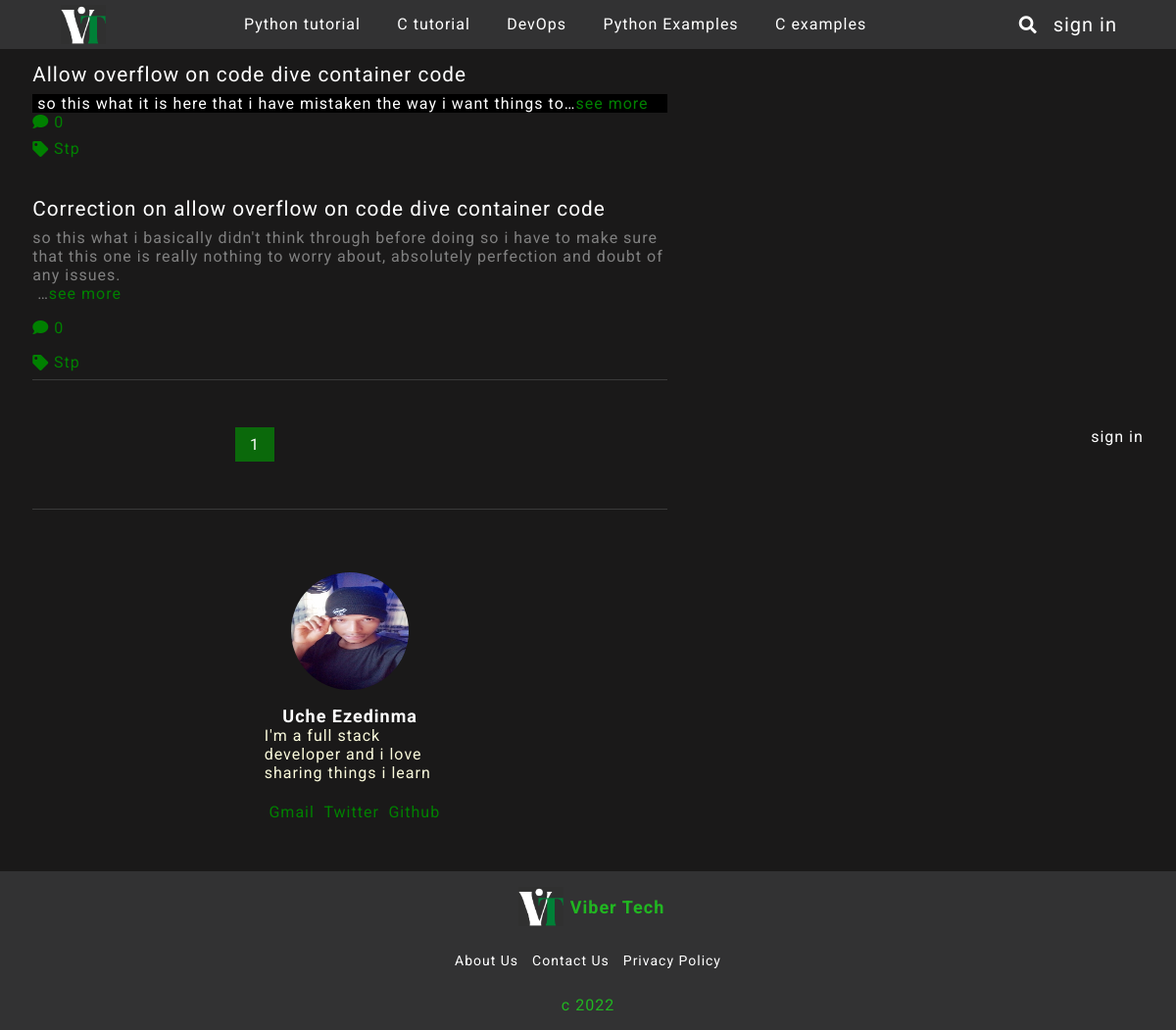
Page /category/devops on the committed database.
### blog/models.py (models this page shows, shortened)
class Section(models.Model):
    name = models.CharField(max_length=255)
    slug = AutoSlugField(populate_from= 'name',  unique=True, null=True)

class Post(models.Model):
    title = models.CharField(max_length = 500)
    body = RichTextUploadingField()
    author = models.ForeignKey(User, on_delete = models.CASCADE)
    likes = models.ManyToManyField(User, default=None,  related_name="like")
    updated = models.DateTimeField(auto_now = True)
    image = models.ImageField(upload_to = "media/img")
    created = models.DateTimeField(auto_now_add = True)
    status = models.IntegerField(choices=STATUS, default=0)
    category = models.ForeignKey(Section, on_delete=models.CASCADE, blank=True, null=True)
    recommend = models.BooleanField(default=False)
    tags = TaggableManager()
    def num_comments(self):
        return self.comment_set.all().count()
    def like(self, user):
        if user in self.likes.all():
          self.likes.remove(user)
        else:
          self.likes.add(user)
        self.save

### blog/views.py (the view)
# urls.py: path('category/<slug>', CategoryPage, name='section'),
def CategoryPage(request, slug):
    cats = Section.objects.all()
    posts = Post.objects.filter(category__slug=slug)
    paginator = Paginator(posts, 3)
    page = request.GET.get('page')
    posts = paginator.get_page(page)
    return render(request, 'post/section.html', {'posts':posts, 'cats':cats})

### blog/templatetags/cat_menu.py (called while the page is built)
@register.simple_tag
def get_cats():
        return Section.objects.all()

@register.simple_tag
def get_3cats():
        return Section.objects.all()[:3]

### blog/templates/post/section.html (shortened to what this page needs)
{% extends 'base.html' %}
{% load socialaccount %}
{% load static %}
{% block content %}
<div class="posts-about">
	<div class="container">
	<div class="posts">
		{% for post in posts %}
		<div class="post-container">
			<div class="post-title"><a href="{% url 'content' post.id %}">{{post.title}}</a></div>
			<div class="post-body">{{post.body|safe|truncatechars:200}}<span class="color-green"><a href="{% url 'content' post.id %}">see more</a></span></div>
			<div class='action-btns'>
				<i class='fas'>&#xf075;</i> <span>{{post.num_comments}}</span>
			</div>
			<div class='tags'>
				<i class="fas fa-tag"></i>
				<div class="tag-names">
				{% for tag in post.tags.all %}
				<a href="{% url 'tagged' tag.slug %}">{{tag.name}}</a>
				{% endfor %}
			        </div>
			</div>
		</div>
		{% endfor %}
		<div class="paginator">
			{% for num in posts.paginator.page_range %}
			{% if posts.number == num %}
			<div class="c-num"><a href="">{{num}}</a></div>
			{% elif num > posts.number|add:'-3' and num < posts.number|add:'3' %}
			<div class="num"><a href="?page={{num}}">{{num}}</a></div>
			{% endif %}
			{% endfor %}
		</div>
	</div>
	<div class="author-rcm">
		<div class="about-author">
			<img src="{% static '/img/vix.jpeg' %}">
			<div class="author">
				<p class="author-name">Uche Ezedinma</p>
				<p>I'm a full stack developer and i love sharing things i learn</p>
				<div class="social">
					<a href="">Gmail</a>
					<a href="">Twitter</a>
					<a href="">Github</a>
				</div>
			</div>
		</div>
	</div>
</div>
</div>
{% endblock content %}

### blog/templates/base.html (shortened to what this page needs)
{% load static %}
{% load socialaccount %}
{% load cat_menu %}
{% get_cats as categories %}
{% get_3cats as three_categories %}
<!DOCTYPE html>
<html>
<head>
	<link rel="stylesheet" href="{% static 'css/style.css' %}">
	<link rel="stylesheet" href="https://use.fontawesome.com/releases/v5.5.0/css/all.css"
>
	<link rel="stylesheet"
		href="https://maxst.icons8.com/vue-static/landings/line-awesome/line-awesome/1.3.0/css/line-awesome.min.css">
</head>
<body>
	<header>
		<div class="container">
			<div class="head-menu">
				<div class="head-icon">
					<a href="{% url 'home' %}"><img src="{% static '/img/Tc.png' %}"></a>
				</div>
				<div class="big-screen-nav">
					{% for cat in categories %}
					<a href="{% url 'section' cat.slug %}">{{cat.name}}</a>
					{% endfor %}
				</div>
				<div class="search-icon">
					<i class="fa fa-search search-btn" > </i>
                                        <div class="dsign">
					{% if user.is_authenticated %}
					<a href="{% url 'logout' %}"><span class="logout-btn">sign out</span></a>
					{% else %}
					<a><span class="login-btn">sign in</span></a>
					{% endif %}
				        </div>
				</div>
			</div>
		</div>
	</header>
	{% block content %}
	{% endblock %}
	<div class="rsign">
		<a><span class="login-btn">sign in</span></a>
	</div>
	<footer>
		<div class="footer-logo">
			<img src="{% static '/img/Tc.png' %}">
			<h2>Viber Tech</h2>
		</div>
		<div class="company">
			<div class="abt">
				<a href="">About Us</a>
				<a href="">Contact Us</a>
				<a href="">Privacy Policy</a>
			</div>
		</div>
		<p>c {% now "Y" %}</p>
	</footer>
</body>
</html>

### static/css/style.css (style rules this page uses)
body { background: rgb(26, 25, 25); color: #fff; position: relative; min-height: 100%; font-family: 'Roboto', sans-serif; letter-spacing: 1px; }
.container { width: 90%; }
* { padding: 0; margin: 0; }
header { width: 100%; display: flex; justify-content: center; align-items: center; position: fixed; background: #323233; top: 0; left: 0; z-index: 1; }
.head-menu { width: 100%; padding: 0.3em 0; display: flex; justify-content: space-between; align-items: center; margin: auto }
.big-screen-nav { display: flex; justify-content: space-between; align-items: center; width: 60%; }
.big-screen-nav a { color: #fff; margin-right: 0.8em; text-decoration: none; font-size: 1em; }
.head-icon { width: 15%; text-align: left; }
.head-icon img { width: 50px; height: 100%; object-fit: contain; }
.head-icon a { display: block; justify-content: flex-start; align-items: flex-start; float: left; width: 100%; height: 40px; color: rgb(33, 182, 33); text-decoration: none; }
.search-icon { display: flex; justify-content: flex-end; align-items: center; width: 20%; text-align: right; position: relative; }
.search-icon i { font-size: 18px; }
.search-icon a { text-decoration: none; font-size: 20px; margin-left: 0.8em; color: #fff; }
.posts-about { width: 100%; display: flex; justify-content: center; align-items: center; margin-top: 3em; margin-bottom: 8em; padding-bottom: 5em; }
.posts-about .container { display: flex; justify-content: space-between; align-items: flex-start; }
.posts { width: 60%; display: flex; flex-direction: column; align-items:center; justify-content: center; }
.post-container { width: 100%; display: flex; flex-direction: column; justify-content: flex-start; align-items: flex-start; border-bottom: 1px solid rgb(58, 58, 58); margin-top: 1em; }
.post-title { width: 100%; font-size: 1.3em; }
.post-title a { text-decoration: none; color: #fff; }
.post-body { width: 100%; color: grey; margin-bottom: 1em; margin-top: 0.5em; }
.color-green a { color: green; text-decoration: none; }
.action-btns { color: green; margin-bottom: 0.5em; }
.tags { display: flex; align-items: center; color: green; margin: 0.5em 0; }
.tag-names { display: flex; align-items: center; flex-wrap: wrap; }
.tags a { text-decoration: none; color: green; margin: 0 0.3em; }
.author-rcm { width: 27%; margin-top: 3em; }
.about-author { display: block; width: 100%; }
.about-author img { width: 120px; height: 120px; border-radius: 50%; display: flex; margin: 1em auto; }
.author { color: rgb(250, 250, 219); }
.author-name { text-align: center; font-weight: bold; font-size: 18px; color: #fff; }
.social { display: flex; margin-top: 1em; }
.social a { text-decoration: none; color: green; margin: 0.3em; }
.paginator { width: 70%; display: flex; justify-content: center; align-items: center; margin: 3em 0; }
.c-num { width: 40px; margin: 0 0.3em; background:rgb(11, 105, 11); color: white; text-align: center; }
.c-num a { text-decoration: none; color: #fff; width: 100%; display: flex; text-align: center; justify-content: center; padding: 8px 0; }
footer { width: 100%; background: #323233; text-align: center; color:rgb(33, 182, 33); padding: 1em 0; position: absolute; bottom: -8em; }
.footer-logo { display: flex; align-items: center; justify-content: center; }
.footer-logo img { width: 60px; height: 40px; object-fit: contain; }
.footer-logo h2 { font-size: 18px; }
footer p { margin-top: 1em; }
.company { width: 100%; display: flex; flex-direction: column; justify-content: center; align-items: center; margin-top: 1em; }
.abt { display: flex; margin: 0.7em 0; }
.abt a { text-decoration: none; color: #fff; margin: 0 0.5em; font-size: 14px; }

### rows in the picture
Section: name "Python tutorial"
Section: name "C tutorial"
Section: name "DevOps"
Section: name "Python Examples"
Section: name "C examples"
Post: title "Allow overflow on code dive container code", body "so this what it is here that i have mistaken the way i want things to…", num_comments "0"
Tag: name "Stp"
Post: title "Correction on allow overflow on code dive container code", body "so this what i basically didn't think through before doing so i have to make sure that this one is really nothing to worry about, absolutely perfection and doubt of any issues. …", num_comments "0"

### other values in the picture
{{ num }} "1"
